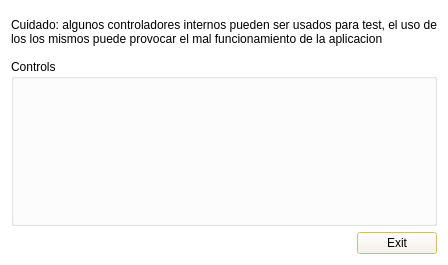
<ui version="4.0" >
 <class>WebcamControl</class>
 <widget class="QDialog" name="WebcamControl" >
  <property name="geometry" >
   <rect>
    <x>0</x>
    <y>0</y>
    <width>448</width>
    <height>265</height>
   </rect>
  </property>
  <property name="palette" >
   <palette>
    <active>
     <colorrole role="WindowText" >
      <brush brushstyle="SolidPattern" >
       <color alpha="255" >
        <red>0</red>
        <green>0</green>
        <blue>0</blue>
       </color>
      </brush>
     </colorrole>
     <colorrole role="Button" >
      <brush brushstyle="SolidPattern" >
       <color alpha="255" >
        <red>246</red>
        <green>246</green>
        <blue>246</blue>
       </color>
      </brush>
     </colorrole>
     <colorrole role="Light" >
      <brush brushstyle="SolidPattern" >
       <color alpha="255" >
        <red>255</red>
        <green>255</green>
        <blue>255</blue>
       </color>
      </brush>
     </colorrole>
     <colorrole role="Midlight" >
      <brush brushstyle="SolidPattern" >
       <color alpha="255" >
        <red>250</red>
        <green>250</green>
        <blue>250</blue>
       </color>
      </brush>
     </colorrole>
     <colorrole role="Dark" >
      <brush brushstyle="SolidPattern" >
       <color alpha="255" >
        <red>123</red>
        <green>123</green>
        <blue>123</blue>
       </color>
      </brush>
     </colorrole>
     <colorrole role="Mid" >
      <brush brushstyle="SolidPattern" >
       <color alpha="255" >
        <red>164</red>
        <green>164</green>
        <blue>164</blue>
       </color>
      </brush>
     </colorrole>
     <colorrole role="Text" >
      <brush brushstyle="SolidPattern" >
       <color alpha="255" >
        <red>255</red>
        <green>0</green>
        <blue>0</blue>
       </color>
      </brush>
     </colorrole>
     <colorrole role="BrightText" >
      <brush brushstyle="SolidPattern" >
       <color alpha="255" >
        <red>255</red>
        <green>255</green>
        <blue>255</blue>
       </color>
      </brush>
     </colorrole>
     <colorrole role="ButtonText" >
      <brush brushstyle="SolidPattern" >
       <color alpha="255" >
        <red>0</red>
        <green>0</green>
        <blue>0</blue>
       </color>
      </brush>
     </colorrole>
     <colorrole role="Base" >
      <brush brushstyle="SolidPattern" >
       <color alpha="255" >
        <red>255</red>
        <green>255</green>
        <blue>255</blue>
       </color>
      </brush>
     </colorrole>
     <colorrole role="Window" >
      <brush brushstyle="SolidPattern" >
       <color alpha="255" >
        <red>255</red>
        <green>255</green>
        <blue>255</blue>
       </color>
      </brush>
     </colorrole>
     <colorrole role="Shadow" >
      <brush brushstyle="SolidPattern" >
       <color alpha="255" >
        <red>0</red>
        <green>0</green>
        <blue>0</blue>
       </color>
      </brush>
     </colorrole>
     <colorrole role="Highlight" >
      <brush brushstyle="SolidPattern" >
       <color alpha="255" >
        <red>255</red>
        <green>221</green>
        <blue>118</blue>
       </color>
      </brush>
     </colorrole>
     <colorrole role="HighlightedText" >
      <brush brushstyle="SolidPattern" >
       <color alpha="255" >
        <red>3</red>
        <green>3</green>
        <blue>3</blue>
       </color>
      </brush>
     </colorrole>
     <colorrole role="Link" >
      <brush brushstyle="SolidPattern" >
       <color alpha="255" >
        <red>0</red>
        <green>0</green>
        <blue>192</blue>
       </color>
      </brush>
     </colorrole>
     <colorrole role="LinkVisited" >
      <brush brushstyle="SolidPattern" >
       <color alpha="255" >
        <red>128</red>
        <green>0</green>
        <blue>128</blue>
       </color>
      </brush>
     </colorrole>
    </active>
    <inactive>
     <colorrole role="WindowText" >
      <brush brushstyle="SolidPattern" >
       <color alpha="255" >
        <red>0</red>
        <green>0</green>
        <blue>0</blue>
       </color>
      </brush>
     </colorrole>
     <colorrole role="Button" >
      <brush brushstyle="SolidPattern" >
       <color alpha="255" >
        <red>246</red>
        <green>246</green>
        <blue>246</blue>
       </color>
      </brush>
     </colorrole>
     <colorrole role="Light" >
      <brush brushstyle="SolidPattern" >
       <color alpha="255" >
        <red>255</red>
        <green>255</green>
        <blue>255</blue>
       </color>
      </brush>
     </colorrole>
     <colorrole role="Midlight" >
      <brush brushstyle="SolidPattern" >
       <color alpha="255" >
        <red>255</red>
        <green>255</green>
        <blue>255</blue>
       </color>
      </brush>
     </colorrole>
     <colorrole role="Dark" >
      <brush brushstyle="SolidPattern" >
       <color alpha="255" >
        <red>123</red>
        <green>123</green>
        <blue>123</blue>
       </color>
      </brush>
     </colorrole>
     <colorrole role="Mid" >
      <brush brushstyle="SolidPattern" >
       <color alpha="255" >
        <red>164</red>
        <green>164</green>
        <blue>164</blue>
       </color>
      </brush>
     </colorrole>
     <colorrole role="Text" >
      <brush brushstyle="SolidPattern" >
       <color alpha="255" >
        <red>255</red>
        <green>0</green>
        <blue>0</blue>
       </color>
      </brush>
     </colorrole>
     <colorrole role="BrightText" >
      <brush brushstyle="SolidPattern" >
       <color alpha="255" >
        <red>255</red>
        <green>255</green>
        <blue>255</blue>
       </color>
      </brush>
     </colorrole>
     <colorrole role="ButtonText" >
      <brush brushstyle="SolidPattern" >
       <color alpha="255" >
        <red>0</red>
        <green>0</green>
        <blue>0</blue>
       </color>
      </brush>
     </colorrole>
     <colorrole role="Base" >
      <brush brushstyle="SolidPattern" >
       <color alpha="255" >
        <red>255</red>
        <green>255</green>
        <blue>255</blue>
       </color>
      </brush>
     </colorrole>
     <colorrole role="Window" >
      <brush brushstyle="SolidPattern" >
       <color alpha="255" >
        <red>255</red>
        <green>255</green>
        <blue>255</blue>
       </color>
      </brush>
     </colorrole>
     <colorrole role="Shadow" >
      <brush brushstyle="SolidPattern" >
       <color alpha="255" >
        <red>0</red>
        <green>0</green>
        <blue>0</blue>
       </color>
      </brush>
     </colorrole>
     <colorrole role="Highlight" >
      <brush brushstyle="SolidPattern" >
       <color alpha="255" >
        <red>255</red>
        <green>221</green>
        <blue>118</blue>
       </color>
      </brush>
     </colorrole>
     <colorrole role="HighlightedText" >
      <brush brushstyle="SolidPattern" >
       <color alpha="255" >
        <red>3</red>
        <green>3</green>
        <blue>3</blue>
       </color>
      </brush>
     </colorrole>
     <colorrole role="Link" >
      <brush brushstyle="SolidPattern" >
       <color alpha="255" >
        <red>0</red>
        <green>0</green>
        <blue>192</blue>
       </color>
      </brush>
     </colorrole>
     <colorrole role="LinkVisited" >
      <brush brushstyle="SolidPattern" >
       <color alpha="255" >
        <red>128</red>
        <green>0</green>
        <blue>128</blue>
       </color>
      </brush>
     </colorrole>
    </inactive>
    <disabled>
     <colorrole role="WindowText" >
      <brush brushstyle="SolidPattern" >
       <color alpha="255" >
        <red>128</red>
        <green>128</green>
        <blue>128</blue>
       </color>
      </brush>
     </colorrole>
     <colorrole role="Button" >
      <brush brushstyle="SolidPattern" >
       <color alpha="255" >
        <red>246</red>
        <green>246</green>
        <blue>246</blue>
       </color>
      </brush>
     </colorrole>
     <colorrole role="Light" >
      <brush brushstyle="SolidPattern" >
       <color alpha="255" >
        <red>255</red>
        <green>255</green>
        <blue>255</blue>
       </color>
      </brush>
     </colorrole>
     <colorrole role="Midlight" >
      <brush brushstyle="SolidPattern" >
       <color alpha="255" >
        <red>255</red>
        <green>255</green>
        <blue>255</blue>
       </color>
      </brush>
     </colorrole>
     <colorrole role="Dark" >
      <brush brushstyle="SolidPattern" >
       <color alpha="255" >
        <red>123</red>
        <green>123</green>
        <blue>123</blue>
       </color>
      </brush>
     </colorrole>
     <colorrole role="Mid" >
      <brush brushstyle="SolidPattern" >
       <color alpha="255" >
        <red>164</red>
        <green>164</green>
        <blue>164</blue>
       </color>
      </brush>
     </colorrole>
     <colorrole role="Text" >
      <brush brushstyle="SolidPattern" >
       <color alpha="255" >
        <red>255</red>
        <green>0</green>
        <blue>0</blue>
       </color>
      </brush>
     </colorrole>
     <colorrole role="BrightText" >
      <brush brushstyle="SolidPattern" >
       <color alpha="255" >
        <red>255</red>
        <green>255</green>
        <blue>255</blue>
       </color>
      </brush>
     </colorrole>
     <colorrole role="ButtonText" >
      <brush brushstyle="SolidPattern" >
       <color alpha="255" >
        <red>128</red>
        <green>128</green>
        <blue>128</blue>
       </color>
      </brush>
     </colorrole>
     <colorrole role="Base" >
      <brush brushstyle="SolidPattern" >
       <color alpha="255" >
        <red>255</red>
        <green>255</green>
        <blue>255</blue>
       </color>
      </brush>
     </colorrole>
     <colorrole role="Window" >
      <brush brushstyle="SolidPattern" >
       <color alpha="255" >
        <red>255</red>
        <green>255</green>
        <blue>255</blue>
       </color>
      </brush>
     </colorrole>
     <colorrole role="Shadow" >
      <brush brushstyle="SolidPattern" >
       <color alpha="255" >
        <red>0</red>
        <green>0</green>
        <blue>0</blue>
       </color>
      </brush>
     </colorrole>
     <colorrole role="Highlight" >
      <brush brushstyle="SolidPattern" >
       <color alpha="255" >
        <red>255</red>
        <green>221</green>
        <blue>118</blue>
       </color>
      </brush>
     </colorrole>
     <colorrole role="HighlightedText" >
      <brush brushstyle="SolidPattern" >
       <color alpha="255" >
        <red>3</red>
        <green>3</green>
        <blue>3</blue>
       </color>
      </brush>
     </colorrole>
     <colorrole role="Link" >
      <brush brushstyle="SolidPattern" >
       <color alpha="255" >
        <red>0</red>
        <green>0</green>
        <blue>192</blue>
       </color>
      </brush>
     </colorrole>
     <colorrole role="LinkVisited" >
      <brush brushstyle="SolidPattern" >
       <color alpha="255" >
        <red>128</red>
        <green>0</green>
        <blue>128</blue>
       </color>
      </brush>
     </colorrole>
    </disabled>
   </palette>
  </property>
  <property name="windowTitle" >
   <string>Webcam Control </string>
  </property>
  <layout class="QGridLayout" name="gridLayout" >
   <item row="0" column="0" colspan="2" >
    <widget class="QLabel" name="textLabel1" >
     <property name="sizePolicy" >
      <sizepolicy vsizetype="Fixed" hsizetype="Preferred" >
       <horstretch>0</horstretch>
       <verstretch>0</verstretch>
      </sizepolicy>
     </property>
     <property name="text" >
      <string>Cuidado: algunos controladores internos pueden ser usados para test, el uso de los los mismos puede provocar el mal funcionamiento de la aplicacion</string>
     </property>
     <property name="textFormat" >
      <enum>Qt::PlainText</enum>
     </property>
     <property name="scaledContents" >
      <bool>true</bool>
     </property>
     <property name="wordWrap" >
      <bool>true</bool>
     </property>
    </widget>
   </item>
   <item row="1" column="0" colspan="2" >
    <widget class="QGroupBox" name="bg_common" >
     <property name="autoFillBackground" >
      <bool>false</bool>
     </property>
     <property name="title" >
      <string>Controls</string>
     </property>
     <layout class="QGridLayout" name="gridLayout_3" >
      <item row="0" column="0" >
       <layout class="QGridLayout" name="bg_commonLayout" >
        <property name="horizontalSpacing" >
         <number>3</number>
        </property>
       </layout>
      </item>
     </layout>
    </widget>
   </item>
   <item row="2" column="0" >
    <spacer name="spacer1" >
     <property name="orientation" >
      <enum>Qt::Horizontal</enum>
     </property>
     <property name="sizeType" >
      <enum>QSizePolicy::Expanding</enum>
     </property>
     <property name="sizeHint" stdset="0" >
      <size>
       <width>321</width>
       <height>20</height>
      </size>
     </property>
    </spacer>
   </item>
   <item row="2" column="1" >
    <widget class="QPushButton" name="pushButton1" >
     <property name="text" >
      <string>Exit</string>
     </property>
    </widget>
   </item>
  </layout>
 </widget>
 <layoutdefault spacing="6" margin="11" />
 <pixmapfunction>qPixmapFromMimeSource</pixmapfunction>
 <resources/>
 <connections>
  <connection>
   <sender>pushButton1</sender>
   <signal>clicked()</signal>
   <receiver>WebcamControl</receiver>
   <slot>close()</slot>
   <hints>
    <hint type="sourcelabel" >
     <x>20</x>
     <y>20</y>
    </hint>
    <hint type="destinationlabel" >
     <x>20</x>
     <y>20</y>
    </hint>
   </hints>
  </connection>
 </connections>
</ui>
